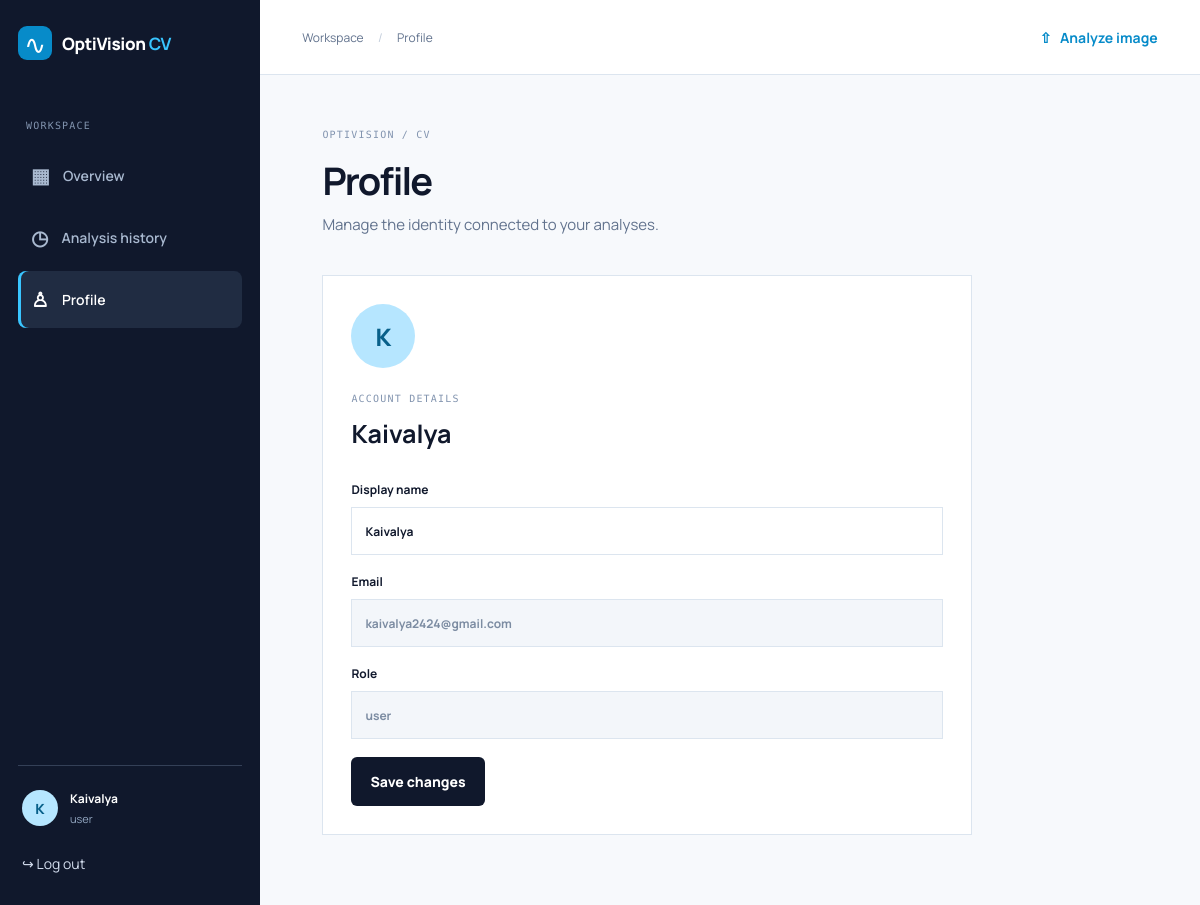
Screenshot of /profile (signed in) with the database file from the repository.
### tables this page shows
CREATE TABLE users(
            id INTEGER PRIMARY KEY AUTOINCREMENT,
            name TEXT NOT NULL, email TEXT NOT NULL UNIQUE,
            password_hash TEXT NOT NULL, role TEXT NOT NULL DEFAULT 'user',
            active INTEGER NOT NULL DEFAULT 1, created_at TEXT NOT NULL
        );

### app.py (the view)
@app.route("/profile", methods=["GET","POST"])
@login_required
def profile():
    if request.method == "POST":
        name = request.form.get("name","").strip()
        if name:
            with db() as con: con.execute("UPDATE users SET name=? WHERE id=?",(name,current_user()["id"]))
            flash("Profile updated.", "success")
            return redirect(url_for("profile"))
    return render_template("profile.html", user=current_user())

### app.py (called while the page is built)
def db():
    conn = sqlite3.connect(DB_PATH)
    conn.row_factory = sqlite3.Row
    return conn

def current_user():
    if not session.get("user_id"): return None
    with db() as con:
        return con.execute("SELECT id,name,email,role,active,created_at FROM users WHERE id=?", (session["user_id"],)).fetchone()

@app.context_processor
def inject_user():
    return {"current_user": current_user()}

def login_required(fn):
    @wraps(fn)
    def wrapper(*args, **kwargs):
        user = current_user()
        if not user:
            flash("Please sign in to continue.", "info")
            return redirect(url_for("login"))
        if not user["active"]:
            session.clear()
            flash("This account is disabled. Contact the administrator.", "error")
            return redirect(url_for("login"))
        return fn(*args, **kwargs)
    return wrapper

### templates/profile.html (shortened to what this page needs)
{% extends "base.html" %}
{% block content %}
<div class="page-heading"><div class="eyebrow">OPTIVISION / CV</div><h1>Profile</h1><p>Manage the identity connected to your analyses.</p></div>
<form method="post" class="profile-card"><div class="avatar large">{{ user.name[:1]|upper }}</div><div class="eyebrow">ACCOUNT DETAILS</div><h2>{{ user.name }}</h2><label>Display name<input name="name" value="{{ user.name }}" required></label><label>Email<input value="{{ user.email }}" disabled></label><label>Role<input value="{{ user.role }}" disabled></label><button class="button" type="submit">Save changes</button></form>
{% endblock %}

### templates/base.html (shortened to what this page needs)
<!doctype html>
<html lang="en">
<head>
  <link rel="stylesheet" href="{{ url_for('static', filename='style.css') }}">
</head>
<body>
{% if current_user %}
<div class="app-shell">
  <aside class="sidebar">
    <a class="brand" href="{{ url_for('dashboard') }}"><span class="brand-icon">∿</span><span>OptiVision <b>CV</b></span></a>
    <div class="side-label">WORKSPACE</div>
    <nav>
      <a class="{{ 'active' if request.endpoint == 'dashboard' else '' }}" href="{{ url_for('dashboard') }}"><span>▦</span> Overview</a>
      <a class="{{ 'active' if request.endpoint == 'history' else '' }}" href="{{ url_for('history') }}"><span>◷</span> Analysis history</a>
      <a class="{{ 'active' if request.endpoint == 'profile' else '' }}" href="{{ url_for('profile') }}"><span>♙</span> Profile</a>
    </nav>
    <div class="sidebar-bottom">
      <div class="avatar">{{ current_user.name[:1]|upper }}</div>
      <div class="account"><strong>{{ current_user.name }}</strong><small>{{ current_user.role }}</small></div>
      <a class="logout" href="{{ url_for('logout') }}">↪ Log out</a>
    </div>
  </aside>
  <main class="main-area">
    <header class="topbar"><div class="crumb">Workspace <span>/</span> {{ request.endpoint|replace('_',' ') }}</div><a class="top-upload" href="{{ url_for('upload') }}">⇧ &nbsp; Analyze image</a></header>
    <section class="page-content">
{% endif %}
{% block content %}{% endblock %}
{% if current_user %}</section></main></div>{% else %}</main>{% endif %}
</body></html>

### static/style.css (style rules this page uses)
:root { --navy:#10182c;--ink:#10182c;--muted:#61728d;--blue:#078bc9;--cyan:#39c5ff;--pale:#e1f3ff;--line:#dce5ef;--bg:#f7f9fc;--white:#fff;--green:#08b58a }
* { box-sizing:border-box }
body { margin:0;background:var(--bg);color:var(--ink);font-family:Manrope,Arial,sans-serif;font-size:14px }
a { color:var(--blue);text-decoration:none }
button,input { font:inherit }
.app-shell { min-height:100vh;display:flex }
.sidebar { width:260px;flex:0 0 260px;background:var(--navy);color:white;min-height:100vh;padding:26px 18px;display:flex;flex-direction:column }
.brand { display:flex;align-items:center;gap:10px;color:inherit;font-weight:800;font-size:17px;letter-spacing:-.4px }
.brand b { color:var(--cyan) }
.brand-icon { width:34px;height:34px;display:grid;place-items:center;background:#078bc9;color:#fff;border-radius:9px;font-size:26px;font-weight:500 }
.side-label,.eyebrow { font-family:'DM Mono',monospace;font-size:10px;letter-spacing:1.2px;color:#8294af }
.side-label { margin:60px 8px 16px }
.sidebar nav { display:grid;gap:5px }
.sidebar nav a { display:flex;gap:13px;align-items:center;padding:15px 13px;border-radius:8px;color:#a9b9d0;font-weight:600 }
.sidebar nav a span { font-size:20px }
.sidebar nav a.active,.sidebar nav a:hover { background:#202c42;color:white;box-shadow:inset 3px 0 var(--cyan) }
.sidebar-bottom { margin-top:auto;border-top:1px solid #344057;padding:24px 4px 0;display:grid;grid-template-columns:38px 1fr;gap:10px;align-items:center }
.avatar { width:36px;height:36px;border-radius:50%;background:#b6e6ff;color:#08608a;display:grid;place-items:center;font-weight:800;flex-shrink:0 }
.avatar.large { width:64px;height:64px;font-size:24px;margin-bottom:25px }
.account strong,.account small { display:block }
.account strong { font-size:12px }
.account small { color:#92a6c0;margin-top:4px;font-size:11px }
.logout { grid-column:1/3;color:#d2dced;margin-top:12px;padding:6px 0 }
.main-area { min-width:0;flex:1 }
.topbar { height:75px;background:white;border-bottom:1px solid var(--line);display:flex;align-items:center;justify-content:space-between;padding:0 4.5%;position:sticky;top:0;z-index:2 }
.crumb { color:var(--muted);font-size:12px;text-transform:capitalize }
.crumb span { margin:0 12px;color:#c1ccda }
.top-upload { font-weight:700 }
.page-content { padding:44px clamp(24px,5.2vw,86px) 70px;max-width:1700px;margin:auto }
.page-heading { margin:10px 0 40px }
.page-heading h1 { font-size:38px;letter-spacing:-1.8px;margin:14px 0 8px }
.page-heading p { color:var(--muted);margin:0;font-size:15px }
.button { display:inline-flex;align-items:center;justify-content:center;gap:8px;background:var(--navy);color:white;border:0;border-radius:6px;padding:15px 19px;font-weight:800;cursor:pointer;transition:.18s }
.profile-card { max-width:650px;background:white;border:1px solid var(--line);padding:28px }
.profile-card h2 { font-size:25px;margin:12px 0 30px }
.profile-card label,.auth-form label { display:block;font-weight:700;font-size:12px;margin-bottom:18px }
.profile-card input,.auth-form input { display:block;width:100%;height:48px;border:1px solid var(--line);padding:0 13px;margin-top:9px;outline:none;background:white;color:var(--ink) }
input:disabled { background:#f3f6fa;color:#7c8ca2 }

### rows the page displays
users: name "K", name "Kaivalya", role "user", email "kaivalya2424@gmail.com"

### other values shown
{{ request.endpoint|replace('_',' ') }} "Profile"
